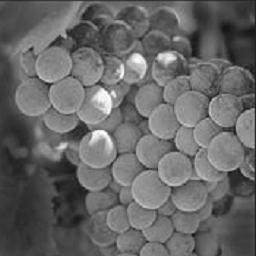
#> input picture 17JE003548_2/sample2.png, 256 x 256 px
$ python 2.py
#> lines starting #> are read from the running program, lines starting #| are printed output that depends on the picture
import cv2
import numpy as np
import matplotlib.pyplot as plt

img=cv2.imread("sample2.png",0)
#> img: shape (256, 256); min 19, max 255, mean 102.7
cv2.imshow("image",img)
cv2.waitKey(0)
cv2.destroyAllWindows()

histr = cv2.calcHist([img],[0],None,[256],[0,256])
#> histr = 256 values, max 794 at index 136, min 0 at index 0, mean 256
plt.plot(histr)
plt.show()
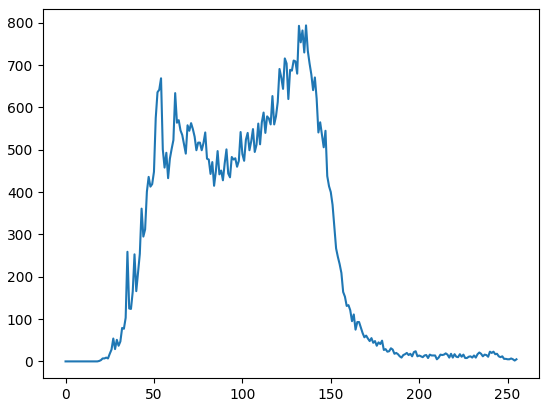
#> figure drawn by matplotlib, 1 panel; curve peaks at x = 136, y = 794

flat = img.flatten()

def cumsum(a):
    a = iter(a)
    b = [next(a)]
    for i in a:
        b.append(b[-1] + i)
    return np.array(b)


#img = cv2.equalizeHist(img)
cv2.imshow("image",img)
cv2.waitKey(0)
cv2.destroyAllWindows()

histr = cv2.calcHist([img],[0],None,[256],[0,256])
plt.plot(histr)
plt.show()

$ run again, with 17JE003548_2/sample1.png copied over 17JE003548_2/sample2.png
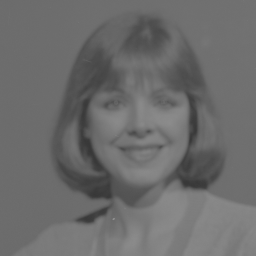
#> input picture 17JE003548_2/sample1.png, 256 x 256 px
#> img is the input picture: shape (256, 256); min 55, max 144, mean 107.9
#> histr = 256 values, max 8325 at index 108, min 0 at index 0, mean 256
#> `plt.show()`:
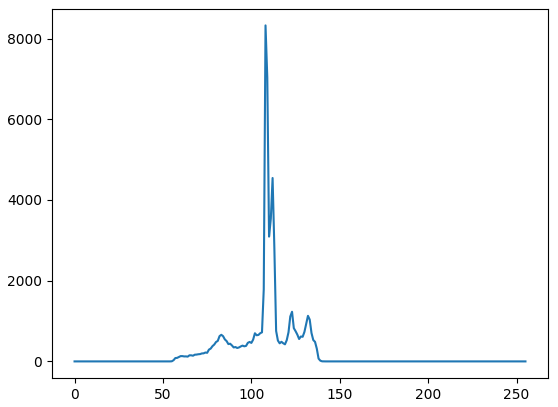
#> figure drawn by matplotlib, 1 panel; curve peaks at x = 108, y = 8325

$ run again, with 17JE003548_2/sample3.png copied over 17JE003548_2/sample2.png
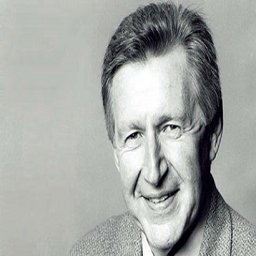
#> input picture 17JE003548_2/sample3.png, 256 x 256 px
#> histr = 256 values, max 2899 at index 190, min 0 at index 1, mean 256
#> `plt.show()`:
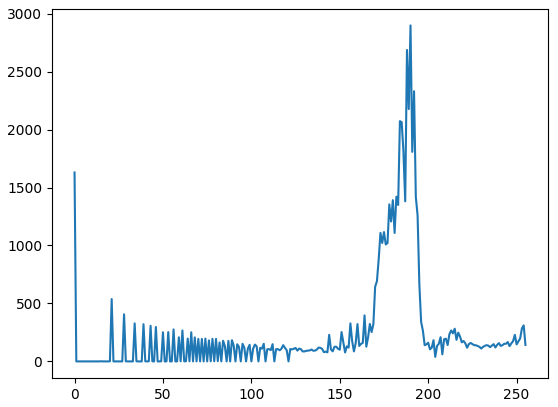
#> figure drawn by matplotlib, 1 panel; curve peaks at x = 190, y = 2899
